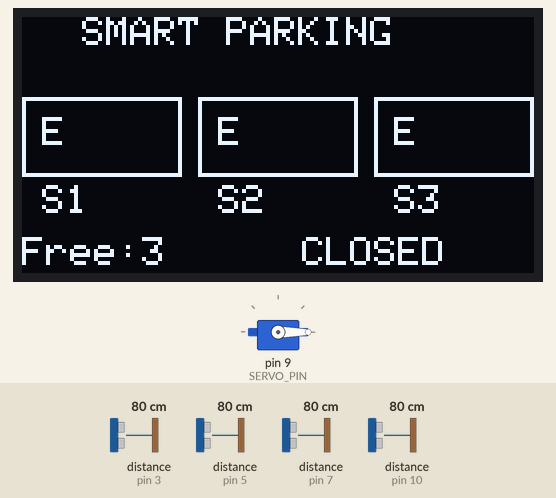
Bench run of a sketch on a simulated Arduino Uno, built with avr-gcc and run on an emulated ATmega328P. Shown: servo, 128×64 one-colour display. Wiring (inferred from the names in the program): 4 × ultrasonic range finder: trigger pin 2, echo pin 3 / trigger pin 4, echo pin 5 / trigger pin 6, echo pin 7 / trigger pin 8, echo pin 10. Inputs (shaded band) come from the test bench; at power-on: distance to the obstacle (sensors on pin 10, pin 3, pin 5, pin 7) 80 cm. The echo pulse lasts 58.3 µs per cm; what the sketch prints to the serial monitor is not drawn.

Above: at 1.2 s.
1.3 s: distance to the obstacle (sensor on pin 10) set to 17 cm
3.1 s: distance to the obstacle (sensor on pin 10) set to 14 cm
At 4.4 s:
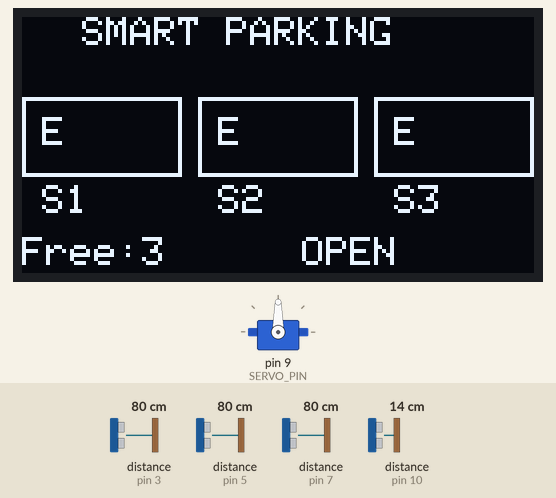
6.3 s: distance to the obstacle (sensor on pin 3) set to 2 cm
At 7.2 s:
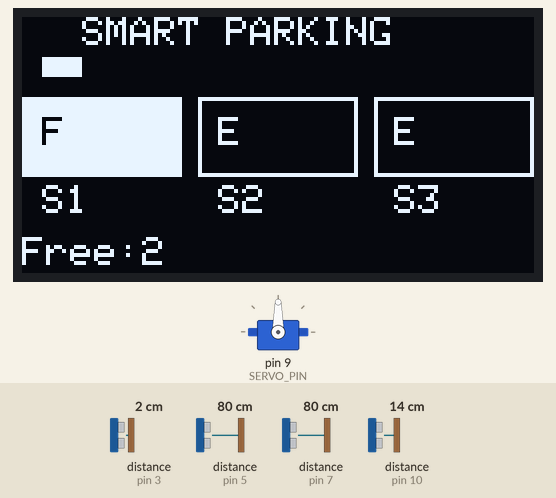
9.5 s: distance to the obstacle (sensor on pin 5) set to 2 cm
At 10.7 s:
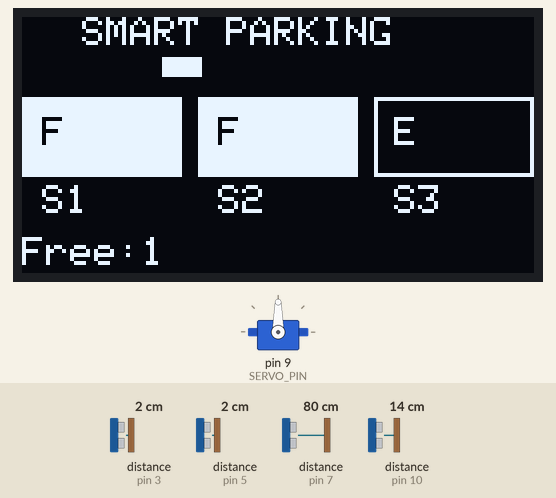
12.7 s: distance to the obstacle (sensor on pin 7) set to 13 cm
14.6 s: distance to the obstacle (sensor on pin 7) set to 10 cm
At 15.8 s:
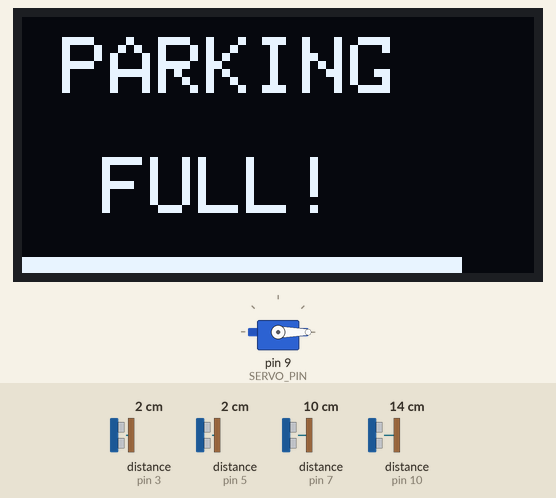
Timing chart, 0 to 17.6 s (numbered marks = the images above; inputs shaded):
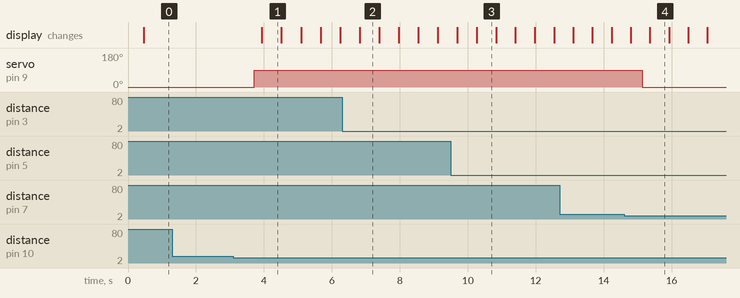

Measured:
- the behaviour switches between 16 and 15 cm on distance to the obstacle (sensor on pin 10) (found by bisection; images 0 and 1)
- the behaviour switches between 12 and 11 cm on distance to the obstacle (sensor on pin 7) (found by bisection; images 3 and 4)
- after the input at 1.3 s, every drawn part: stays the same
- after the input at 3.1 s, servo on pin 9 (SERVO_PIN): 0° → 90° after 0.61 s; the display: changes after 0.84 s (image 1)
- after the input at 6.3 s, the display: changes after 0.52 s (image 2)
- after the input at 9.5 s, the display: first differs from a run without the input after 0.76 s (image 3)
- after the input at 14.6 s, servo on pin 9 (SERVO_PIN): 90° → 0° after 0.53 s; the display: first differs from a run without the input after 0.76 s (image 4)
- what the display in image 1 shows lasts 0.6 s, from 3.9 s to 4.5 s

The sketch:

parking_display_arduino.ino
```cpp
#include <Wire.h>
#include <Adafruit_GFX.h>
#include <Adafruit_SH110X.h>
#include <Servo.h>

// OLED
#define SCREEN_WIDTH 128
#define SCREEN_HEIGHT 64
Adafruit_SH1106G display(SCREEN_WIDTH, SCREEN_HEIGHT, &Wire, -1);

// Ultrasonic parking slots
#define TRIG1 2
#define ECHO1 3

#define TRIG2 4
#define ECHO2 5

#define TRIG3 6
#define ECHO3 7

// 🔥 NEW: Gate Ultrasonic
#define TRIG4 8
#define ECHO4 10

// Servo
#define SERVO_PIN 9
Servo gateServo;

// Thresholds
#define THRESHOLD 10        // parking slots
#define GATE_THRESHOLD 15   // gate detection distance (cm)

// Slot states
bool slot1 = true;
bool slot2 = true;
bool slot3 = true;

// Animation
int carX = -20;
bool blink = false;

// Blynk override
bool remoteOpen = false;

// Distance function
long getDistance(int trig, int echo) {
  digitalWrite(trig, LOW);
  delayMicroseconds(5);

  digitalWrite(trig, HIGH);
  delayMicroseconds(10);
  digitalWrite(trig, LOW);

  long duration = pulseIn(echo, HIGH, 30000);

  if (duration == 0) return 999;

  return duration * 0.034 / 2;
}

void setup() {
  Serial.begin(9600);

  pinMode(TRIG1, OUTPUT);
  pinMode(ECHO1, INPUT);

  pinMode(TRIG2, OUTPUT);
  pinMode(ECHO2, INPUT);

  pinMode(TRIG3, OUTPUT);
  pinMode(ECHO3, INPUT);

  // 🔥 Gate ultrasonic
  pinMode(TRIG4, OUTPUT);
  pinMode(ECHO4, INPUT);

  gateServo.attach(SERVO_PIN);
  gateServo.write(0);

  if (!display.begin(0x3C, true)) {
    Serial.println("OLED failed");
    while (1);
  }

  display.clearDisplay();
}

void loop() {

  // 🔥 Blynk command
  if (Serial.available()) {
    char cmd = Serial.read();

    if (cmd == 'O') remoteOpen = true;
    if (cmd == 'C') remoteOpen = false;
  }

  // 🔥 Gate detection using ultrasonic
  long gateDistance = getDistance(TRIG4, ECHO4);
  bool carAtGate = (gateDistance < GATE_THRESHOLD);

  // 🔥 Slot sensors
  long d1 = getDistance(TRIG1, ECHO1);
  delay(60);

  long d2 = getDistance(TRIG2, ECHO2);
  delay(60);

  long d3 = getDistance(TRIG3, ECHO3);
  delay(60);

  // Slot logic
  slot1 = (d1 > THRESHOLD);
  slot2 = (d2 > THRESHOLD);
  slot3 = (d3 > THRESHOLD);

  int available = slot1 + slot2 + slot3;

  // 🔥 Servo logic
  if ((carAtGate && available > 0) || remoteOpen) {
    gateServo.write(90);
  } else {
    gateServo.write(0);
  }

  delay(200);

  // ===== SEND DATA TO ESP =====
  Serial.print(slot1); Serial.print(",");
  Serial.print(slot2); Serial.print(",");
  Serial.print(slot3); Serial.print(",");
  Serial.println(available);

  // ===== OLED UI =====
  display.clearDisplay();
  display.setTextColor(SH110X_WHITE);

  blink = !blink;

  // 🚫 FULL
  if (available == 0) {

    display.setTextSize(2);
    display.setCursor(10, 5);
    display.println("PARKING");

    if (blink) {
      display.setCursor(20, 35);
      display.println("FULL!");
    }

    display.fillRect(0, 60, carX + 30, 4, SH110X_WHITE);

    carX += 5;
    if (carX > 128) carX = 0;
  }

  // 🟢 NORMAL
  else {

    display.setTextSize(1);
    display.setCursor(15, 0);
    display.println("SMART PARKING");

    // Car animation
    if (carAtGate) {
      display.fillRect(carX, 10, 10, 5, SH110X_WHITE);
      carX += 5;
      if (carX > 120) carX = -20;
    } else {
      carX = -20;
    }

    // Slot 1
    display.drawRect(0, 20, 40, 20, SH110X_WHITE);
    if (!slot1) {
      display.fillRect(0, 20, 40, 20, SH110X_WHITE);
      display.setTextColor(SH110X_BLACK);
    } else display.setTextColor(SH110X_WHITE);
    display.setCursor(5, 25);
    display.print(slot1 ? "E" : "F");

    // Slot 2
    display.drawRect(44, 20, 40, 20, SH110X_WHITE);
    if (!slot2) {
      display.fillRect(44, 20, 40, 20, SH110X_WHITE);
      display.setTextColor(SH110X_BLACK);
    } else display.setTextColor(SH110X_WHITE);
    display.setCursor(49, 25);
    display.print(slot2 ? "E" : "F");

    // Slot 3
    display.drawRect(88, 20, 40, 20, SH110X_WHITE);
    if (!slot3) {
      display.fillRect(88, 20, 40, 20, SH110X_WHITE);
      display.setTextColor(SH110X_BLACK);
    } else display.setTextColor(SH110X_WHITE);
    display.setCursor(93, 25);
    display.print(slot3 ? "E" : "F");

    display.setTextColor(SH110X_WHITE);

    display.setCursor(5, 42); display.print("S1");
    display.setCursor(49, 42); display.print("S2");
    display.setCursor(93, 42); display.print("S3");

    display.setCursor(0, 55);
    display.print("Free:");
    display.print(available);

    display.setCursor(70, 55);

    if ((carAtGate && available > 0) || remoteOpen) {
      if (blink)
        display.print("OPEN");
      else
        display.print("    ");
    } else {
      display.print("CLOSED");
    }
  }

  display.display();

  delay(150);
}
```
